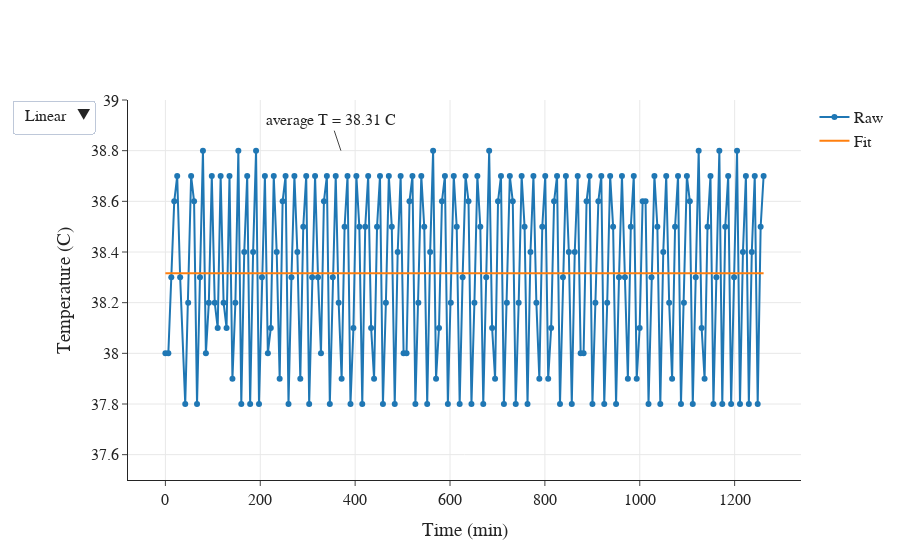

Source (notebook cell):
### Code cell
def f_constant(x,c):
    return c

xdata = df.to_numpy()[0]/60;
ydata = df.to_numpy()[1];
param, cov = curve_fit(f_constant, xdata[1:], ydata[1:])
av_T = str(param[0])[:5]

fig = go.Figure()
fig.add_trace(go.Scatter(
    x=xdata,
    y=ydata,
    mode='lines+markers', # Style name/legend entry with html tags
    name='Raw'# override default to connect the gaps
))

fig.add_trace(go.Scatter(
    x=xdata,
    y=np.repeat(param[0],len(xdata)),
    name='Fit',
))

fig.add_annotation(x=370, y=38.8,
            text='average T = '+av_T+' C')

fig.update_layout(xaxis_title='Time (min)',\
                  yaxis_title='Temperature (C)',\
                  updatemenus=[dict(\
                       buttons=[\
                                dict(label="Linear",  method="relayout", args=[{"yaxis.type": "linear"}]),\
                                dict(label="Log", method="relayout", args=[{"yaxis.type": "log"}]),\
                               ])])
fig.update_xaxes(showgrid=True)
fig.update_yaxes(showgrid=True)
fig.update_yaxes(range=[37.5, 39])
fig.layout.font.family = 'Arial'; fig.layout.font.size = 16

fig.show()
#fig.write_html("../data_240201/01_temperature.html")

### Figure 1 — Plotly figure (JSON) as saved in the notebook; plotly's stock layout.template omitted (floating-point values rounded to 4 significant figures; data arrays with more than 128 entries replaced by an {"elided": "..."} marker saying what was removed)
{"data": [{"mode": "lines+markers", "name": "Raw", "type": "scatter", "x": {"elided": "203 float values"}, "y": {"elided": "203 float values"}}, {"name": "Fit", "type": "scatter", "x": {"elided": "203 float values"}, "y": {"elided": "203 float values"}}], "layout": {"annotations": [{"text": "average T = 38.31 C", "x": 370, "y": 38.8}], "font": {"family": "Arial", "size": 16}, "updatemenus": [{"buttons": [{"args": [{"yaxis.type": "linear"}], "label": "Linear", "method": "relayout"}, {"args": [{"yaxis.type": "log"}], "label": "Log", "method": "relayout"}]}], "xaxis": {"showgrid": true, "title": {"text": "Time (min)"}}, "yaxis": {"range": [37.5, 39], "showgrid": true, "title": {"text": "Temperature (C)"}}}}
